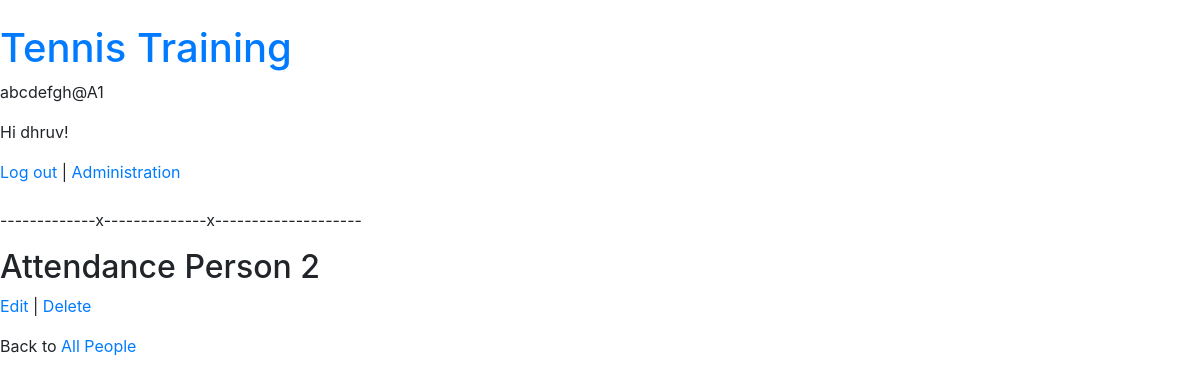
Before: /attendance/person/2/ (signed in) with the older database file.
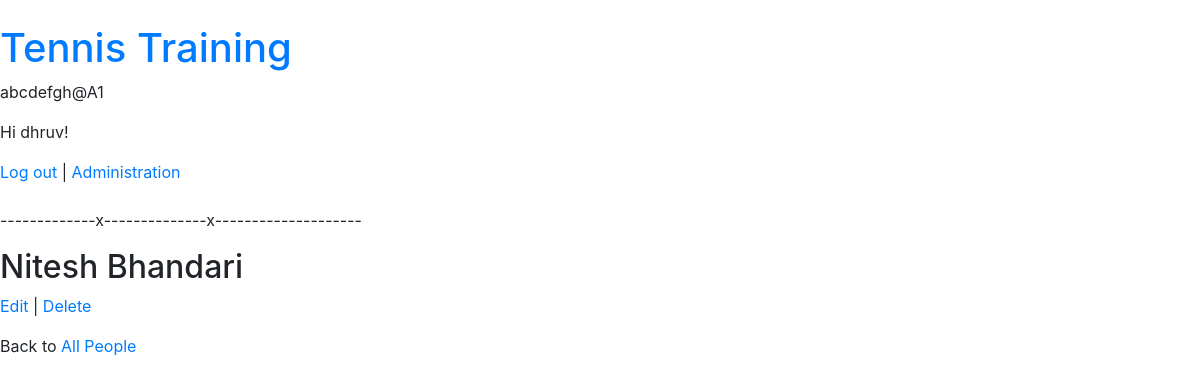
After: the same page with the newer database file.
### attendance/models.py (models this page shows, shortened)
class AttendancePerson(models.Model):
    first_name = models.CharField(null = True, max_length=300)
    last_name = models.CharField(null = True, blank = True, max_length=300)
    middle_name = models.CharField(null = True, blank = True, max_length=300)
    date_of_birth = models.DateField(null = True, blank = True)
    mobile = PhoneNumberField(null = True, blank = True)
    telephone = PhoneNumberField(null = True, blank = True, max_length=300)
    user = models.ForeignKey(CustomUser, blank = True, null = True, on_delete = models.CASCADE,)
    title = models.CharField(null = True, max_length=300)
    subtitle = models.CharField(null = True, max_length=300)
    def name(self):
        n = self.first_name
        if self.middle_name:
            n += " " + self.middle_name
        if self.last_name:
            n += " " + self.last_name
        return n
    def __str__(self):
        return self.name()

### attendance/person/views.py (the view)
# urls.py: path('<int:pk>/',AttendancePersonDetailView.as_view(), name='attendance_person_detail'),
class AttendancePersonDetailView(LoginRequiredMixin , DetailView):
    model = AttendancePerson
    template_name = 'person/attendance_person_detail.html'
    login_url = 'login'

### attendance/templates/person/attendance_person_detail.html (shortened to what this page needs)
{% extends 'base.html' %}
{% block content %}
  <div class="attendance_person_entry">
    <h2>{{ object }}</h2>
  </div>
  <p>
    <a href="{% url 'attendance_person_edit' object.pk %}">Edit</a> |
    <a href="{% url 'attendance_person_delete' object.pk %}">Delete</a></p>
  <p>Back to <a href="{% url 'attendance_person_list' %}">All People</a></p>
{% endblock content %}

Changed rows visible on the page:
changed AttendancePerson: first_name+middle_name+last_name "Attendance Person 2" → "Nitesh Bhandari"
